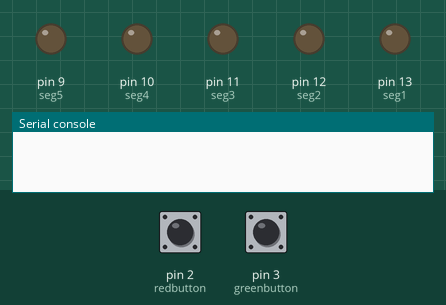
Bench run of a program on a simulated MicroPython board. Parts: output pins drawn as LEDs (lit = HIGH), the last lines printed to the serial console. The inputs (shaded band) are chosen by the test bench; at power-on: pin 3 (greenbutton) LOW, pin 2 (redbutton) LOW.

Above: at 1.2 s.
1.3 s: pin 3 (greenbutton) pulled HIGH for 1 s
At 3.0 s:
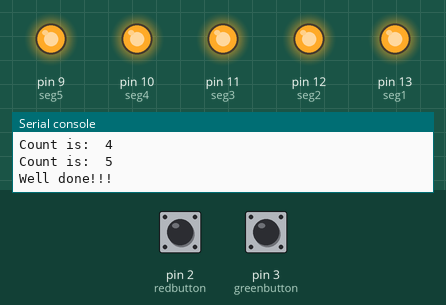
3.8 s: pin 2 (redbutton) pulled HIGH for 0.25 s
At 4.4 s:
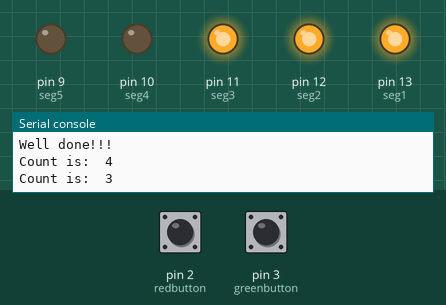
5.5 s: pin 2 (redbutton) pulled HIGH for 1 s
At 5.7 s:
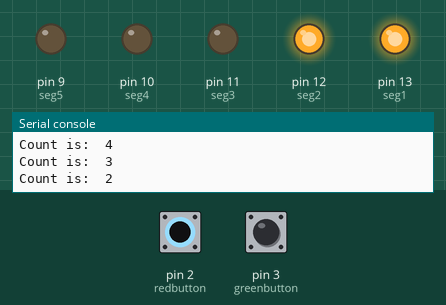
Timing chart, 0 to 8.5 s (numbered marks = the images above; inputs shaded):
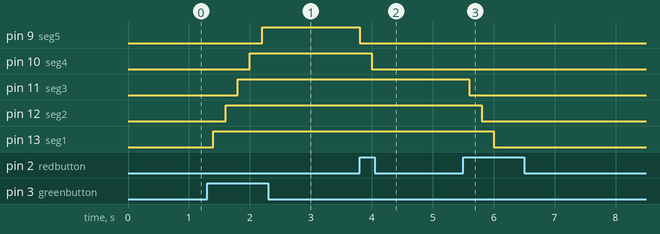

The program:

Day4e.py
```python
'''
Using two buttons to count up and down on bar graph LED
'''

# Imports
from machine import Pin
import time
import random

# Set up GPIOs 9-13
seg1 = Pin(13, Pin.OUT)
seg2 = Pin(12, Pin.OUT)
seg3 = Pin(11, Pin.OUT)
seg4 = Pin(10, Pin.OUT)
seg5 = Pin(9, Pin.OUT)

# Set up buttons
redbutton = Pin(2, Pin.IN, Pin.PULL_DOWN)
greenbutton = Pin(3, Pin.IN, Pin.PULL_DOWN)

# tSet up variables
count = -1
segments = [seg1, seg2, seg3, seg4, seg5]

for segment in segments:
    segment.value(0)

# Random LEDs
while True:

    time.sleep(0.2)

    if greenbutton.value() == 1:
        if count == 4:
            pass
        else:
            count += 1
            segments[count].value(1)
            print("Count is: ", count+1)

            if count == 4:
                print("Well done!!!")

    if redbutton.value() == 1:
        if count == -1:
            pass
        else:
            segments[count].value(0)
            count -= 1
            print("Count is: ", count+1)
```

Measured:
- after the input at 1.3 s, pin 9 (seg5): LOW → HIGH after 0.90 s; pin 10 (seg4): LOW → HIGH after 0.70 s; pin 11 (seg3): LOW → HIGH after 0.50 s; pin 12 (seg2): LOW → HIGH after 0.30 s; pin 13 (seg1): LOW → HIGH after 0.10 s
- after the input at 3.8 s, pin 9 (seg5): HIGH → LOW at once; pin 10 (seg4): HIGH → LOW after 0.20 s
- after the input at 5.5 s, pin 11 (seg3): HIGH → LOW after 0.10 s; pin 12 (seg2): HIGH → LOW after 0.30 s; pin 13 (seg1): HIGH → LOW after 0.50 s
